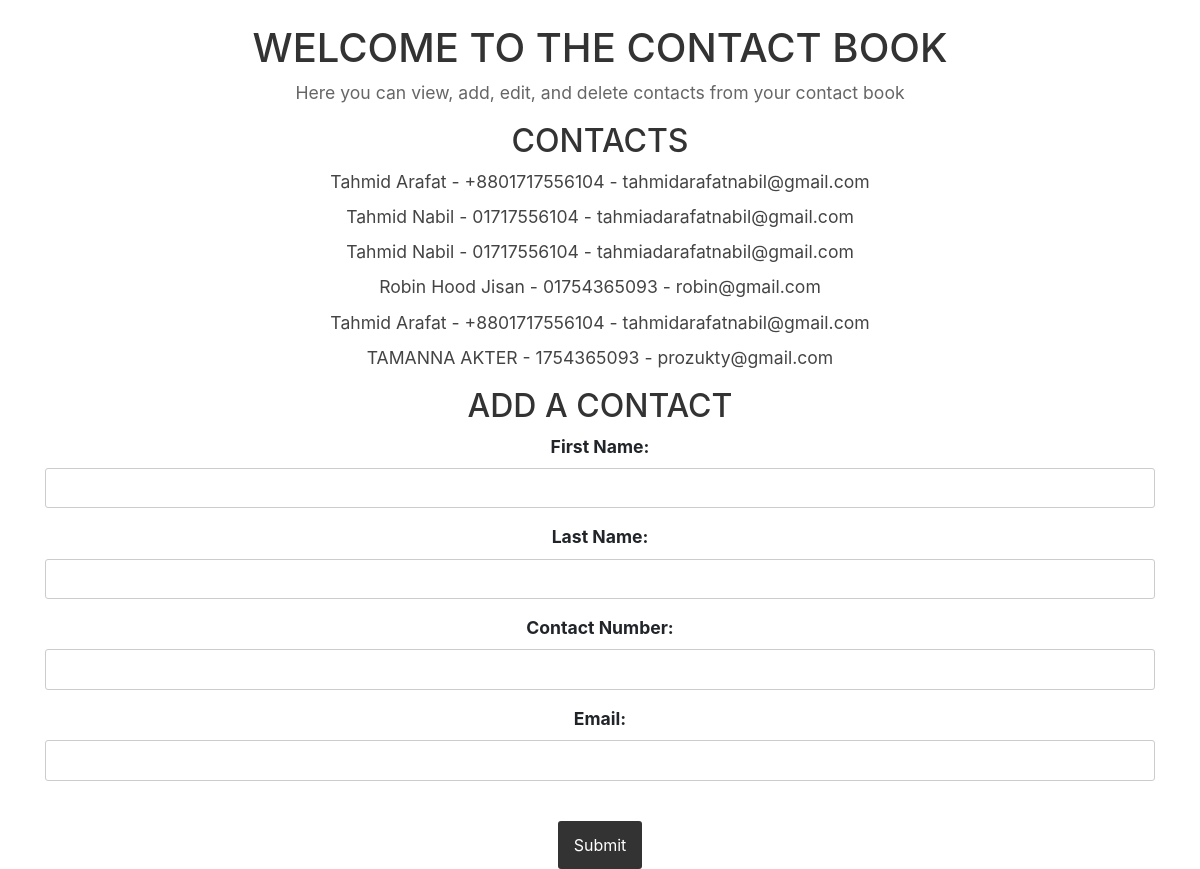
The page / on the database its author committed.
### home/models.py (models this page shows)
class Contact(models.Model):
    objects = models.Manager()
    FirstName = models.CharField(max_length=30)
    LastName = models.CharField(max_length=30)
    Email = models.EmailField()
    ContactNumber = models.CharField(max_length=10)

### home/views.py (the view, shortened to what this page needs)
# urls.py: path('',views.saveinfo,name='saveinfo'),
def saveinfo(request):
    Data = Contact.objects.all()
    return render(request,"index.html",{'Data':Data})

### home/templates/index.html (shortened to what this page needs)
{% extends 'base.html' %}
{% block content %}
<div class="container mt-4">
  <h1>Welcome to the Contact Book</h1>
  <p>Here you can view, add, edit, and delete contacts from your contact book</p>
  <h2>Contacts</h2>
  {% if Data %}
    <ul>
      {% for contact in Data %}
        <li>{{ contact.FirstName }} {{ contact.LastName }} - {{ contact.ContactNumber }} - {{ contact.Email }}</li>
      {% endfor %}
    </ul>
  {% else %}
    <p>No contacts found</p>
  {% endif %}
  <h2>Add a Contact</h2>
  <form method="POST" action="{% url 'saveinfo' %}">
    <div class="form-group">
      <label for="firstname">First Name:</label><br>
      <input type="text" id="firstname" name="firstname" class="form-control">
    </div>
    <div class="form-group">
      <label for="lastname">Last Name:</label><br>
      <input type="text" id="lastname" name="lastname" class="form-control">
    </div>
    <div class="form-group">
      <label for="phone">Contact Number:</label><br>
      <input type="text" id="phone" name="phone" class="form-control">
    </div>
    <div class="form-group">
      <label for="email">Email:</label><br>
      <input type="text" id="email" name="email" class="form-control">
    </div>
    <br>
    <input type="submit" value="Submit" class="btn btn-primary">
  </form>
</div>
{% endblock %}

### home/templates/base.html (shortened to what this page needs)
<!doctype html>
{% load static %}
<html lang="en">
  <head>
    <link rel='stylesheet' href='static/css/style.css'>
    <link rel="stylesheet" href="https://stackpath.bootstrapcdn.com/bootstrap/4.5.2/css/bootstrap.min.css">
  </head>
  <body>
    {% block content %}{% endblock %}
  </body>
</html>

### home/static/css/style.css (style rules this page uses)
body { font-family: Arial, sans-serif; }
.container { max-width: 600px; margin: 0 auto; text-align: center; }
h1, h2 { text-transform: uppercase; color: #333; }
h1 { font-size: 2.5em; margin-bottom: 0.5em; }
h2 { font-size: 1.5em; margin-top: 2em; margin-bottom: 1em; }
p { font-size: 1.1em; color: #666; margin-bottom: 1.5em; }
ul { list-style: none; padding: 0; margin: 0; }
li { font-size: 1.1em; margin-bottom: 0.5em; color: #444; }
.form-group { margin-bottom: 1em; }
label { display: block; font-size: 1.1em; font-weight: bold; margin-bottom: 0.5em; }
input[type="text"], input[type="email"] { width: 100%; padding: 0.5em; font-size: 1.1em; border: 1px solid #ccc; border-radius: 3px; }
input[type="submit"] { background-color: #333; color: #fff; border: none; padding: 0.75em 1em; border-radius: 3px; cursor: pointer; }

### rows shown on the page
Contact: FirstName "Tahmid", LastName "Arafat", ContactNumber "+8801717556104", Email "tahmidarafatnabil@gmail.com"
Contact: FirstName "Tahmid", LastName "Nabil", ContactNumber "01717556104", Email "tahmiadarafatnabil@gmail.com"
Contact: FirstName "Tahmid", LastName "Nabil", ContactNumber "01717556104", Email "tahmiadarafatnabil@gmail.com"
Contact: FirstName "Robin Hood", LastName "Jisan", ContactNumber "01754365093", Email "robin@gmail.com"
Contact: FirstName "Tahmid", LastName "Arafat", ContactNumber "+8801717556104", Email "tahmidarafatnabil@gmail.com"
Contact: FirstName "TAMANNA", LastName "AKTER", ContactNumber "1754365093", Email "prozukty@gmail.com"
